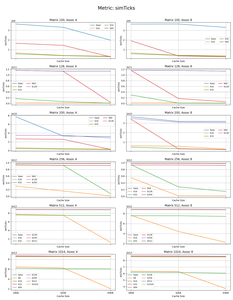
#> input picture Prj1/experiments/ijk_1024_8/simTicks.png, 233 x 300 px, shrunk from 1400 x 1800 before the run, found by its file name
$ python comb-05-08.py
#> lines starting #> are read from the running program, lines starting #| are printed output that depends on the picture
import os

from PIL import (
    Image,
    ImageDraw,
    ImageFont,
)

cache_sizes = ["16kB", "32kB", "64kB"]
replacement_policies = ["FIFO", "LFU", "LRU", "MRU", "Random"]

image_files = [
    "simTicks.png",
    "simInsts.png",
    "system.cpu.cpi.png",
    "system.cpu.dcache.demandHits_total.png",
    "system.cpu.dcache.demandMisses_total.png",
    "system.cpu.dcache.demandAccesses_total.png",
    "system.cpu.icache.demandHits_total.png",
    "system.cpu.icache.demandMisses_total.png",
    "system.cpu.icache.demandAccesses_total.png",
]

# Try to load a default font
try:
    font = ImageFont.truetype("arial.ttf", 24)
except:
    font = ImageFont.load_default()

# Generate the first type of plots: one image per cache size and replacement policy
for csize in cache_sizes:
    for rp in replacement_policies:

        # Open all images
        plot_root = f"plots/{csize}_{rp}"
        images = [Image.open(os.path.join(plot_root, f)) for f in image_files]
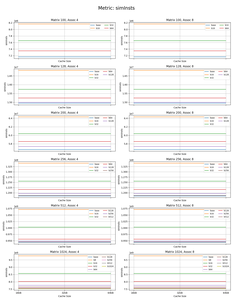
#> input picture Prj1/experiments/ijk_1024_8/simInsts.png, 233 x 300 px, shrunk from 1400 x 1800 before the run, found by its file name
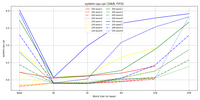
#> input picture Prj1/plots-v1/16kB_FIFO/system.cpu.cpi.png, 200 x 100 px, shrunk from 1200 x 600 before the run, found by its file name
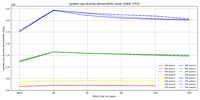
#> input picture Prj1/plots-v1/16kB_FIFO/system.cpu.dcache.demandHits_total.png, 200 x 100 px, shrunk from 1200 x 600 before the run, found by its file name
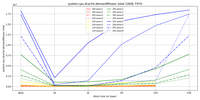
#> input picture Prj1/plots-v1/16kB_FIFO/system.cpu.dcache.demandMisses_total.png, 200 x 100 px, shrunk from 1200 x 600 before the run, found by its file name
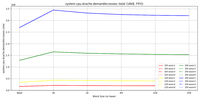
#> input picture Prj1/plots-v1/16kB_FIFO/system.cpu.dcache.demandAccesses_total.png, 200 x 100 px, shrunk from 1200 x 600 before the run, found by its file name
#> (the run stopped early here; a loop or call above may not have finished)
